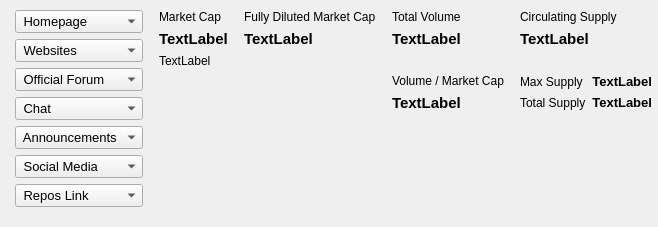
         <widget class="QWidget" name="CoinSecondInfo" native="true">
          <property name="sizePolicy">
           <sizepolicy hsizetype="Preferred" vsizetype="Fixed">
            <horstretch>0</horstretch>
            <verstretch>0</verstretch>
           </sizepolicy>
          </property>
          <property name="minimumSize">
           <size>
            <width>0</width>
            <height>0</height>
           </size>
          </property>
          <property name="maximumSize">
           <size>
            <width>16777215</width>
            <height>250</height>
           </size>
          </property>
          <layout class="QHBoxLayout" name="horizontalLayout_4">
           <property name="leftMargin">
            <number>10</number>
           </property>
           <property name="topMargin">
            <number>10</number>
           </property>
           <property name="rightMargin">
            <number>1</number>
           </property>
           <property name="bottomMargin">
            <number>0</number>
           </property>
           <item>
            <layout class="QVBoxLayout" name="verticalLayout_7">
             <property name="leftMargin">
              <number>5</number>
             </property>
             <property name="rightMargin">
              <number>5</number>
             </property>
             <item>
              <widget class="QComboBox" name="CoinHomepage">
               <property name="font">
                <font>
                 <pointsize>10</pointsize>
                </font>
               </property>
               <property name="currentText">
                <string> Homepage</string>
               </property>
               <property name="currentIndex">
                <number>0</number>
               </property>
               <property name="iconSize">
                <size>
                 <width>18</width>
                 <height>18</height>
                </size>
               </property>
               <property name="placeholderText">
                <string/>
               </property>
               <property name="modelColumn">
                <number>0</number>
               </property>
               <item>
                <property name="text">
                 <string> Homepage</string>
                </property>
                <property name="icon">
                 <iconset resource="resources.qrc">
                  <normaloff>:/CoinPage/icons/CoinPage/home.png</normaloff>:/CoinPage/icons/CoinPage/home.png</iconset>
                </property>
               </item>
              </widget>
             </item>
             <item>
              <widget class="QComboBox" name="CoinWebsite">
               <property name="font">
                <font>
                 <pointsize>10</pointsize>
                </font>
               </property>
               <property name="currentText">
                <string> Websites</string>
               </property>
               <property name="currentIndex">
                <number>0</number>
               </property>
               <property name="iconSize">
                <size>
                 <width>18</width>
                 <height>18</height>
                </size>
               </property>
               <property name="placeholderText">
                <string/>
               </property>
               <property name="modelColumn">
                <number>0</number>
               </property>
               <item>
                <property name="text">
                 <string> Websites</string>
                </property>
                <property name="icon">
                 <iconset resource="resources.qrc">
                  <normaloff>:/CoinPage/icons/CoinPage/link.png</normaloff>:/CoinPage/icons/CoinPage/link.png</iconset>
                </property>
               </item>
              </widget>
             </item>
             <item>
              <widget class="QComboBox" name="CoinForum">
               <property name="font">
                <font>
                 <pointsize>10</pointsize>
                </font>
               </property>
               <property name="currentText">
                <string> Official Forum</string>
               </property>
               <property name="currentIndex">
                <number>0</number>
               </property>
               <property name="iconSize">
                <size>
                 <width>18</width>
                 <height>18</height>
                </size>
               </property>
               <property name="placeholderText">
                <string/>
               </property>
               <property name="modelColumn">
                <number>0</number>
               </property>
               <item>
                <property name="text">
                 <string> Official Forum</string>
                </property>
                <property name="icon">
                 <iconset resource="resources.qrc">
                  <normaloff>:/CoinPage/icons/CoinPage/forum.png</normaloff>:/CoinPage/icons/CoinPage/forum.png</iconset>
                </property>
               </item>
              </widget>
             </item>
             <item>
              <widget class="QComboBox" name="CoinChat">
               <property name="font">
                <font>
                 <pointsize>10</pointsize>
                </font>
               </property>
               <property name="currentText">
                <string> Chat</string>
               </property>
               <property name="currentIndex">
                <number>0</number>
               </property>
               <property name="iconSize">
                <size>
                 <width>18</width>
                 <height>18</height>
                </size>
               </property>
               <property name="placeholderText">
                <string/>
               </property>
               <property name="modelColumn">
                <number>0</number>
               </property>
               <item>
                <property name="text">
                 <string> Chat</string>
                </property>
                <property name="icon">
                 <iconset resource="resources.qrc">
                  <normaloff>:/CoinPage/icons/CoinPage/chat.png</normaloff>:/CoinPage/icons/CoinPage/chat.png</iconset>
                </property>
               </item>
              </widget>
             </item>
             <item>
              <widget class="QComboBox" name="CoinAnnouncement">
               <property name="font">
                <font>
                 <pointsize>10</pointsize>
                </font>
               </property>
               <property name="currentText">
                <string> Announcements</string>
               </property>
               <property name="currentIndex">
                <number>0</number>
               </property>
               <property name="iconSize">
                <size>
                 <width>18</width>
                 <height>18</height>
                </size>
               </property>
               <property name="placeholderText">
                <string/>
               </property>
               <property name="modelColumn">
                <number>0</number>
               </property>
               <item>
                <property name="text">
                 <string> Announcements</string>
                </property>
                <property name="icon">
                 <iconset resource="resources.qrc">
                  <normaloff>:/CoinPage/icons/CoinPage/announcement.png</normaloff>:/CoinPage/icons/CoinPage/announcement.png</iconset>
                </property>
               </item>
              </widget>
             </item>
             <item>
              <widget class="QComboBox" name="CoinSocialMedia">
               <property name="font">
                <font>
                 <pointsize>10</pointsize>
                </font>
               </property>
               <property name="currentText">
                <string> Social Media</string>
               </property>
               <property name="currentIndex">
                <number>0</number>
               </property>
               <property name="iconSize">
                <size>
                 <width>18</width>
                 <height>18</height>
                </size>
               </property>
               <property name="placeholderText">
                <string/>
               </property>
               <property name="modelColumn">
                <number>0</number>
               </property>
               <item>
                <property name="text">
                 <string> Social Media</string>
                </property>
                <property name="icon">
                 <iconset resource="resources.qrc">
                  <normaloff>:/CoinPage/icons/CoinPage/person.png</normaloff>:/CoinPage/icons/CoinPage/person.png</iconset>
                </property>
               </item>
              </widget>
             </item>
             <item>
              <widget class="QComboBox" name="CoinRepos">
               <property name="font">
                <font>
                 <pointsize>10</pointsize>
                </font>
               </property>
               <property name="currentText">
                <string> Repos Link</string>
               </property>
               <property name="currentIndex">
                <number>0</number>
               </property>
               <property name="iconSize">
                <size>
                 <width>18</width>
                 <height>18</height>
                </size>
               </property>
               <property name="placeholderText">
                <string/>
               </property>
               <property name="modelColumn">
                <number>0</number>
               </property>
               <item>
                <property name="text">
                 <string> Repos Link</string>
                </property>
                <property name="icon">
                 <iconset resource="resources.qrc">
                  <normaloff>:/CoinPage/icons/CoinPage/repos.png</normaloff>:/CoinPage/icons/CoinPage/repos.png</iconset>
                </property>
               </item>
              </widget>
             </item>
             <item>
              <spacer name="verticalSpacer_14">
               <property name="orientation">
                <enum>Qt::Vertical</enum>
               </property>
               <property name="sizeType">
                <enum>QSizePolicy::Expanding</enum>
               </property>
               <property name="sizeHint" stdset="0">
                <size>
                 <width>20</width>
                 <height>20</height>
                </size>
               </property>
              </spacer>
             </item>
            </layout>
           </item>
           <item>
            <layout class="QVBoxLayout" name="verticalLayout_8">
             <property name="leftMargin">
              <number>5</number>
             </property>
             <property name="topMargin">
              <number>0</number>
             </property>
             <property name="rightMargin">
              <number>5</number>
             </property>
             <property name="bottomMargin">
              <number>0</number>
             </property>
             <item>
              <widget class="QLabel" name="label_5">
               <property name="toolTip">
                <string extracomment="The total market value of a cryptocurrency's circulating supply. It is analogous to the free-float capitalization in the stock market.  Market Cap = Current Price x Circulating Supply."/>
               </property>
               <property name="text">
                <string>Market Cap</string>
               </property>
              </widget>
             </item>
             <item>
              <widget class="QLabel" name="CoinMarketCap">
               <property name="font">
                <font>
                 <pointsize>11</pointsize>
                 <bold>true</bold>
                </font>
               </property>
               <property name="text">
                <string>TextLabel</string>
               </property>
              </widget>
             </item>
             <item>
              <widget class="QLabel" name="CoinMarketCapChange">
               <property name="text">
                <string>TextLabel</string>
               </property>
              </widget>
             </item>
             <item>
              <spacer name="verticalSpacer_3">
               <property name="orientation">
                <enum>Qt::Vertical</enum>
               </property>
               <property name="sizeHint" stdset="0">
                <size>
                 <width>20</width>
                 <height>40</height>
                </size>
               </property>
              </spacer>
             </item>
            </layout>
           </item>
           <item>
            <layout class="QVBoxLayout" name="verticalLayout_9">
             <property name="leftMargin">
              <number>5</number>
             </property>
             <property name="rightMargin">
              <number>5</number>
             </property>
             <item>
              <widget class="QLabel" name="label_6">
               <property name="text">
                <string>Fully Diluted Market Cap</string>
               </property>
              </widget>
             </item>
             <item>
              <widget class="QLabel" name="CoinFullyDiluted">
               <property name="font">
                <font>
                 <pointsize>11</pointsize>
                 <bold>true</bold>
                </font>
               </property>
               <property name="text">
                <string>TextLabel</string>
               </property>
              </widget>
             </item>
             <item>
              <spacer name="verticalSpacer_7">
               <property name="orientation">
                <enum>Qt::Vertical</enum>
               </property>
               <property name="sizeHint" stdset="0">
                <size>
                 <width>20</width>
                 <height>40</height>
                </size>
               </property>
              </spacer>
             </item>
            </layout>
           </item>
           <item>
            <layout class="QVBoxLayout" name="verticalLayout_11">
             <property name="leftMargin">
              <number>5</number>
             </property>
             <property name="rightMargin">
              <number>5</number>
             </property>
             <item>
              <widget class="QLabel" name="label_12">
               <property name="text">
                <string>Total Volume</string>
               </property>
              </widget>
             </item>
             <item>
              <widget class="QLabel" name="CoinVolume">
               <property name="font">
                <font>
                 <pointsize>11</pointsize>
                 <bold>true</bold>
                </font>
               </property>
               <property name="text">
                <string>TextLabel</string>
               </property>
              </widget>
             </item>
             <item>
              <spacer name="verticalSpacer_11">
               <property name="orientation">
                <enum>Qt::Vertical</enum>
               </property>
               <property name="sizeType">
                <enum>QSizePolicy::Fixed</enum>
               </property>
               <property name="sizeHint" stdset="0">
                <size>
                 <width>20</width>
                 <height>20</height>
                </size>
               </property>
              </spacer>
             </item>
             <item>
              <widget class="QLabel" name="label_3">
               <property name="text">
                <string>Volume / Market Cap</string>
               </property>
              </widget>
             </item>
             <item>
              <widget class="QLabel" name="CoinVolumeDivided">
               <property name="font">
                <font>
                 <pointsize>11</pointsize>
                 <bold>true</bold>
                </font>
               </property>
               <property name="text">
                <string>TextLabel</string>
               </property>
              </widget>
             </item>
             <item>
              <spacer name="verticalSpacer_8">
               <property name="orientation">
                <enum>Qt::Vertical</enum>
               </property>
               <property name="sizeHint" stdset="0">
                <size>
                 <width>20</width>
                 <height>40</height>
                </size>
               </property>
              </spacer>
             </item>
            </layout>
           </item>
           <item>
            <layout class="QVBoxLayout" name="verticalLayout_10">
             <property name="leftMargin">
              <number>5</number>
             </property>
             <property name="rightMargin">
              <number>5</number>
             </property>
             <item>
              <widget class="QLabel" name="label_9">
               <property name="text">
                <string>Circulating Supply</string>
               </property>
              </widget>
             </item>
             <item>
              <widget class="QLabel" name="CoinSupply">
               <property name="font">
                <font>
                 <pointsize>11</pointsize>
                 <bold>true</bold>
                </font>
               </property>
               <property name="text">
                <string>TextLabel</string>
               </property>
              </widget>
             </item>
             <item>
              <spacer name="verticalSpacer_12">
               <property name="orientation">
                <enum>Qt::Vertical</enum>
               </property>
               <property name="sizeType">
                <enum>QSizePolicy::Fixed</enum>
               </property>
               <property name="sizeHint" stdset="0">
                <size>
                 <width>20</width>
                 <height>20</height>
                </size>
               </property>
              </spacer>
             </item>
             <item>
              <layout class="QHBoxLayout" name="horizontalLayout_10">
               <property name="topMargin">
                <number>0</number>
               </property>
               <item>
                <widget class="QLabel" name="CoinMaxSupply">
                 <property name="text">
                  <string>Max Supply</string>
                 </property>
                </widget>
               </item>
               <item>
                <widget class="QLabel" name="CoinSupplyMax">
                 <property name="font">
                  <font>
                   <pointsize>10</pointsize>
                   <bold>true</bold>
                  </font>
                 </property>
                 <property name="layoutDirection">
                  <enum>Qt::LeftToRight</enum>
                 </property>
                 <property name="text">
                  <string>TextLabel</string>
                 </property>
                 <property name="alignment">
                  <set>Qt::AlignRight|Qt::AlignTrailing|Qt::AlignVCenter</set>
                 </property>
                </widget>
               </item>
              </layout>
             </item>
             <item>
              <layout class="QHBoxLayout" name="horizontalLayout_11">
               <property name="topMargin">
                <number>0</number>
               </property>
               <item>
                <widget class="QLabel" name="CoinTotalSupply">
                 <property name="text">
                  <string>Total Supply</string>
                 </property>
                </widget>
               </item>
               <item>
                <widget class="QLabel" name="CoinSupplyTotal">
                 <property name="font">
                  <font>
                   <pointsize>10</pointsize>
                   <bold>true</bold>
                  </font>
                 </property>
                 <property name="text">
                  <string>TextLabel</string>
                 </property>
                 <property name="alignment">
                  <set>Qt::AlignRight|Qt::AlignTrailing|Qt::AlignVCenter</set>
                 </property>
                </widget>
               </item>
              </layout>
             </item>
             <item>
              <spacer name="verticalSpacer_9">
               <property name="orientation">
                <enum>Qt::Vertical</enum>
               </property>
               <property name="sizeHint" stdset="0">
                <size>
                 <width>20</width>
                 <height>40</height>
                </size>
               </property>
              </spacer>
             </item>
            </layout>
           </item>
          </layout>
         </widget>
